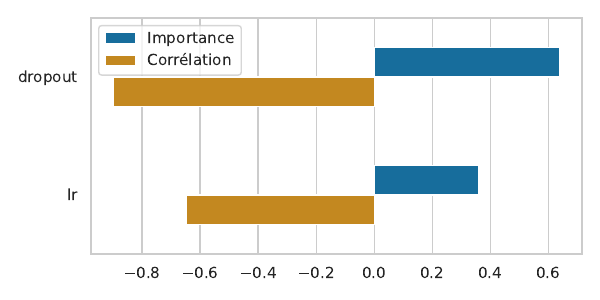

Python code for this plot:
import numpy as np
import pandas as pd
import seaborn as sns
from matplotlib import pyplot as plt


def main():
    df = {
        "dropout": {"Importance": 0.639, "Corrélation": -0.899},
        "lr": {"Importance": 0.361, "Corrélation": -0.647},
    }

    df = {
        "metric": ["dropout", "lr", "dropout", "lr"],
        "type": ["Importance", "Importance", "Corrélation", "Corrélation"],
        "value": [0.639, 0.361, -0.899, -0.647],
    }

    df = pd.DataFrame(df)

    sns.set(style="whitegrid", palette="colorblind")
    fig, ax = plt.subplots(figsize=(6, 3))
    sns.barplot(data=df, y="metric", x="value", hue="type", width=0.5, ax=ax)
    ax.set_xlabel("")
    ax.set_ylabel("")
    plt.legend()
    plt.tight_layout()
    fig.savefig("assets/python/importance.pdf")

    # fig, ax = plt.subplots(1, 2, sharey=True)
    # x = np.arange(len(df.index))
    # sns.set(style="whitegrid", palette="colorblind")
    # ax[0].barh(df.loc["dropout", "Importance"], width=0.2, label="Importance")
    # ax[0].barh(df.loc["dropout", "Corrélation"], width=0.2, label="Corrélation")
    # ax[1].barh(df.loc["lr", "Importance"], width=0.2, label="Importance")
    # ax[1].barh(df.loc["lr", "Corrélation"], width=0.2, label="Corrélation")
    # ax[0].set_title("Dropout")
    # ax[1].set_title("Learning rate")
    # plt.legend()
    # plt.tight_layout()
    # plt.show()


if __name__ == "__main__":
    main()
